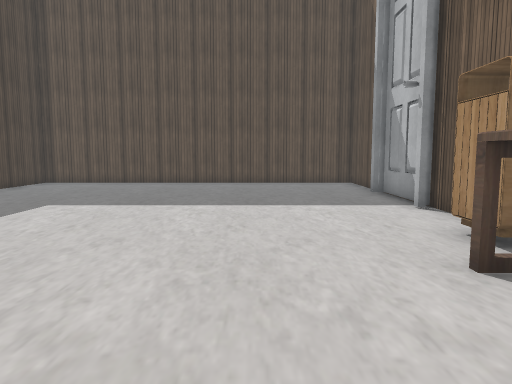
View 1 (above)

16 first-person views from a walk through a 3-D level made in the Unity game engine. The camera is 1.3 m above the floor, tilts 6° down and sees 70° across. The floor is counted in squares, 1 m on a side. Each view is taken from the middle of a square. On the plan, view 1 faces up. The plan holds only what a view shows up to about 15 squares ahead; the rest is blank. Some surface patterns are stand-ins.

View 2
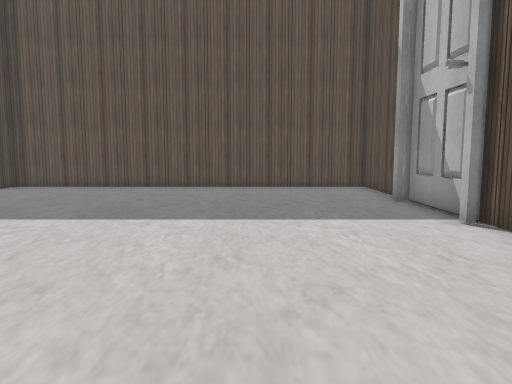

View 3
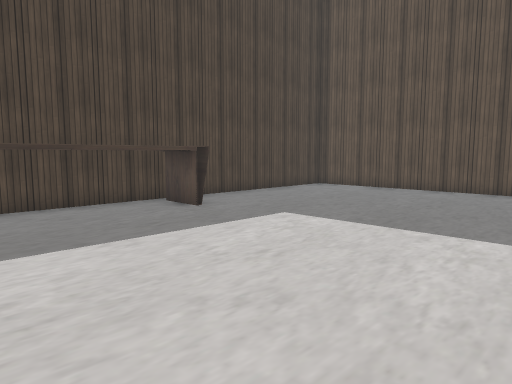

View 4
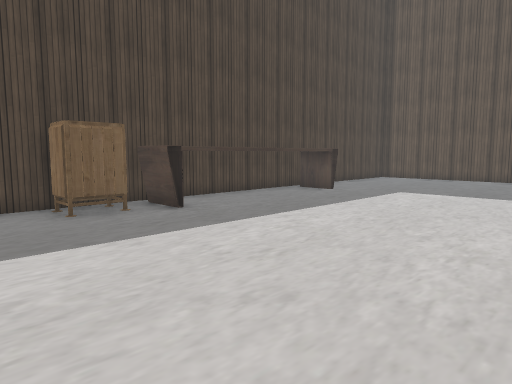

View 5
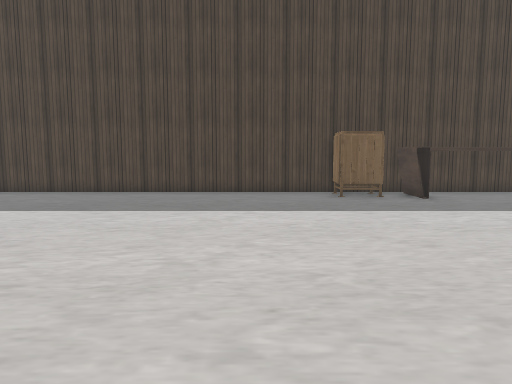

View 6
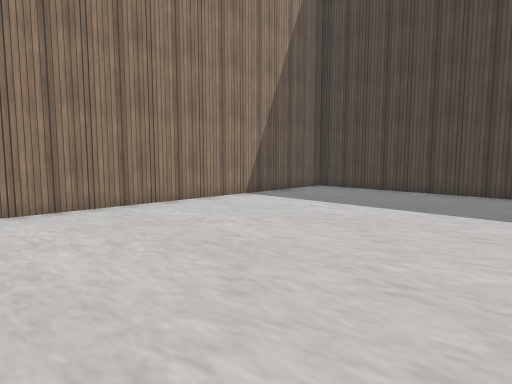

View 7
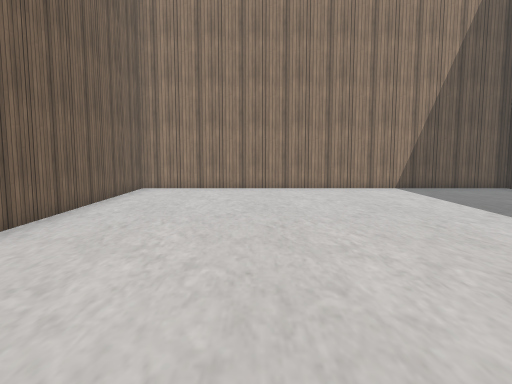

View 8
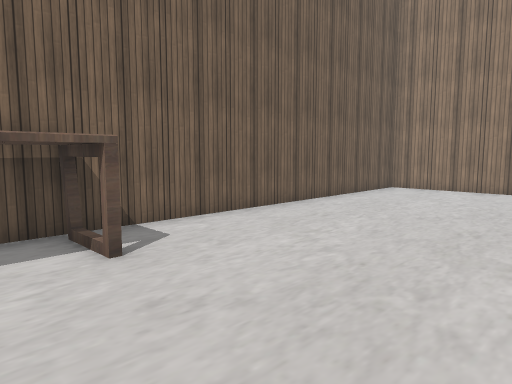

View 9
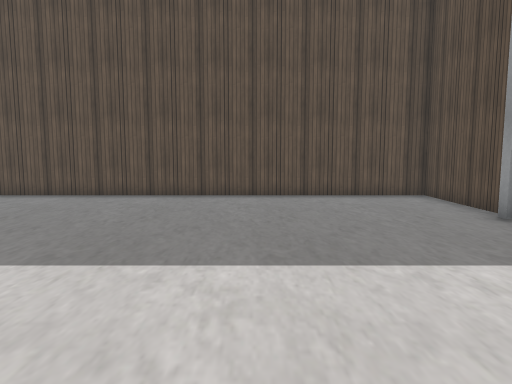

View 10
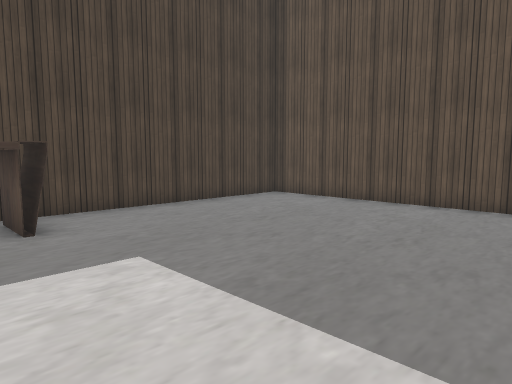

View 11
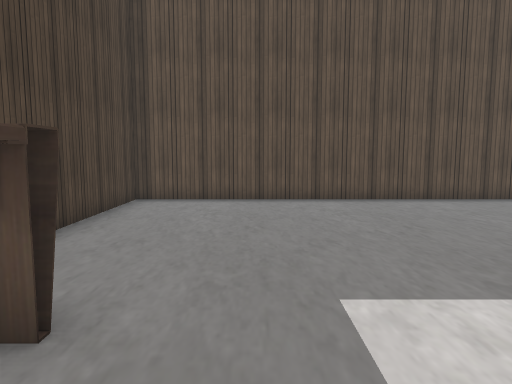

View 12
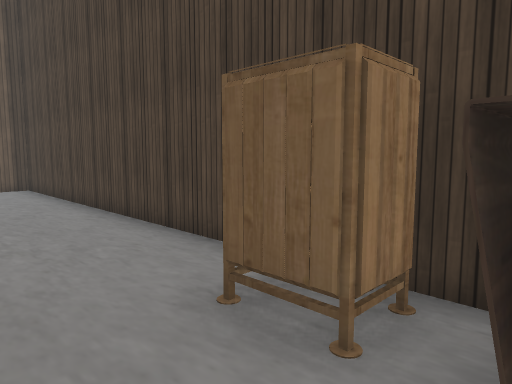

View 13
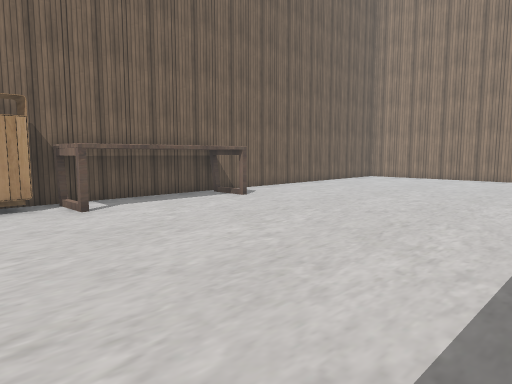

View 14
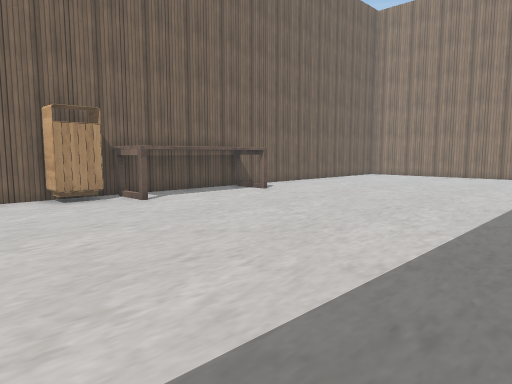

View 15
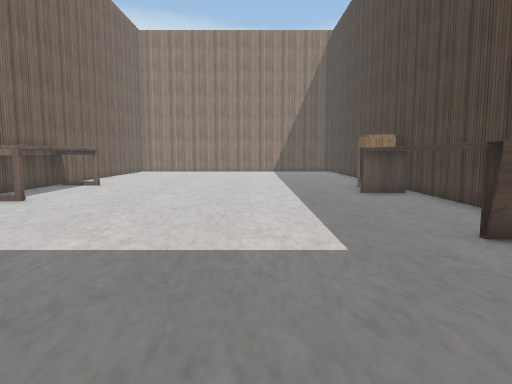

View 16
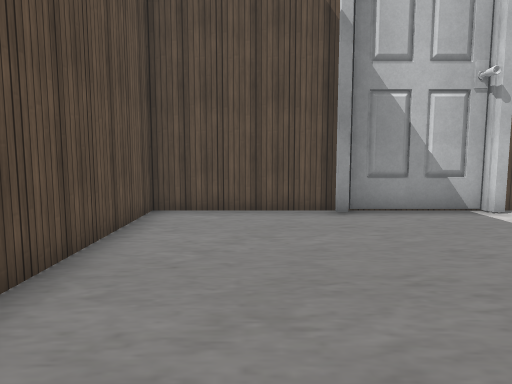

### Floor plan
Points are (right, up) in squares from view 1. A wall is a line through its corners. A room is listed if a view was taken in it or the views show most of it. See-through windows are left out.
Room 1 (views 1, 2, 3, 4, 5, 6, 7, 8, 9, 10, 11, 12, 13, 14, 15, 16)
walls: (-7.4, 2) (-8.4, 2); (-8.2, 1.6) (-7.4, 1.6); (-8.9, 2.2) (-7.5, 2.2); (-9, 2) (-7.5, 2); (-9.1, 0.9) (-8, 0.9) (-8, -0.5) (-9, -0.5); (2.4, -1.1) (2.4, 4.1); (3.2, 4.8) (3.2, 6) (4.1, 6); (-7.4, 8.4) (-9, 8.4); (-7.4, 8.7) (-9, 8.7); (-7.5, 8.9) (-7.5, 1.8); (4.3, 11.9) (4.3, 16.4) (-9.4, 16.4) (-9.4, -12.7) (4.3, -12.7) (4.3, 8.5)
ways out: gap at (-9, 9)
objects: other object (4, 9) to (4, 11)

Positions as (right, up) in squares from view 1, and headings:
1: (0, 0), facing up
2: (0, 2), facing up
3: (0, 3), facing up-left
4: (0, -3), facing up-left
5: (3, -3), facing left
6: (3, -4), facing down-left
7: (0, 1), facing down
8: (-2, 1), facing down-right
9: (-1, 5), facing up
10: (-1, 7), facing up-left
11: (-6, 6), facing up
12: (-6, 2), facing down-left
13: (-6, 7), facing down-right
14: (-7, 9), facing down-right
15: (-4, 14), facing down
16: (-4, 14), facing right
